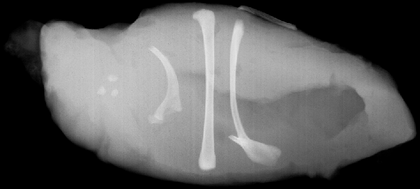
%> input picture Image_Processing/Assignments/chickenfilet_with_bones.tif, 420 x 189 px, shrunk from 712 x 321 before the run
$ octave boundary_extraction_Roberts_operator.m   (GNU Octave 9; MATLAB toolbox functions it lacks are replaced by stand-ins)
%> lines starting %> are read from the running program, lines starting %| are printed output that depends on the picture; in (x1, y1, x2, y2) boxes, pixels count from 0 and x2, y2 are one past the last pixel; in counts of white or black regions, pixels touching at a corner belong together; the program's own positions count from 1
clear
clf
clc

sourceImg = imread('chickenfilet_with_bones.tif');
%> sourceImg is the input picture: size 189x420 uint8; min 0, max 229, mean 92.5
figure, imshow(sourceImg);

grayImg = mat2gray(sourceImg);
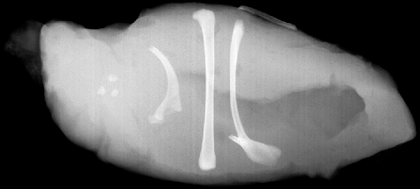
%> grayImg: size 189x420 double; min 0, max 1, mean 0.404
newGrayImg = grayImg;
[height, width] = size(grayImg);
%> height = 189; width = 420
robertsNum = 0;
robertsThreshold = 0.1;
for row = 1:height-1
    for col = 1:width-1
        robertsNum = abs(grayImg(row, col) - grayImg(row+1, col+1)) + abs(grayImg(row+1, col) - grayImg(row, col+1));
        if (robertsNum > robertsThreshold)
            newGrayImg(row, col) = 255;
        else
            newGrayImg(row, col) = 0;
        end
    end
end
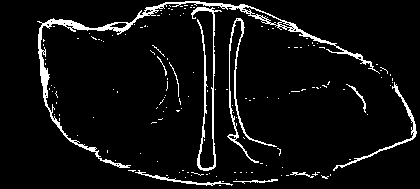
%> newGrayImg: size 189x420 double; 6.1% white in thin lines or dots, all inside (x1, y1, x2, y2) = (37, 1, 417, 186)
figure, imshow(newGrayImg);

$ run again, with Image_Processing/Assignments/noisy_fingerprint.tif copied over Image_Processing/Assignments/chickenfilet_with_bones.tif
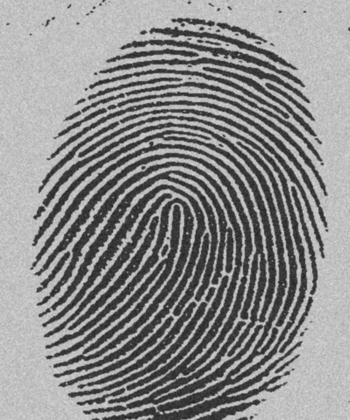
%> input picture Image_Processing/Assignments/noisy_fingerprint.tif, 350 x 420 px, shrunk from 798 x 958 before the run
%> sourceImg is the input picture: size 420x350 uint8; min 32, max 219, mean 140
%> `grayImg = mat2gray(sourceImg);`:
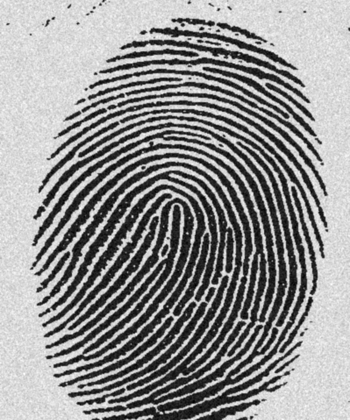
%> grayImg: size 420x350 double; min 0, max 1, mean 0.577
%> `imshow(newGrayImg)`:
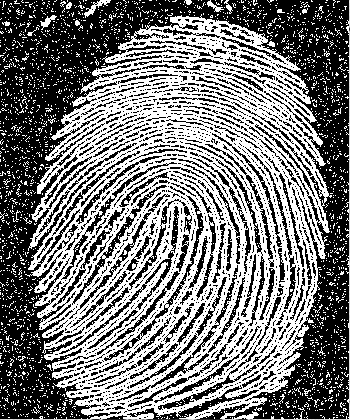
%> displayed picture: size 420x350, on the screen's scale of 0 to 255; min 0, max 255, mean 121.3

$ run again, with Image_Processing/Assignments/ray_trace_bottle.tif copied over Image_Processing/Assignments/chickenfilet_with_bones.tif
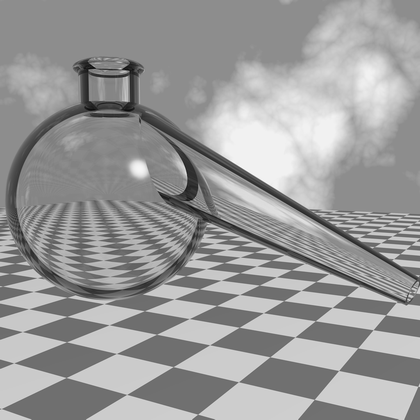
%> input picture Image_Processing/Assignments/ray_trace_bottle.tif, 420 x 420 px, shrunk from 1025 x 1025 before the run
%> sourceImg is the input picture: size 420x420 uint8; min 9, max 251, mean 153.7
%> after the loop `for row = 1:height-1`:
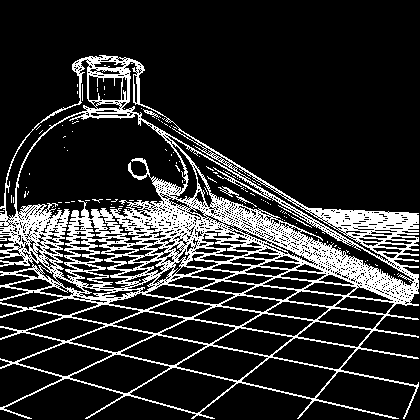
%> newGrayImg: size 420x420 double; min 0, max 255, mean 45
%> `imshow(newGrayImg)`:
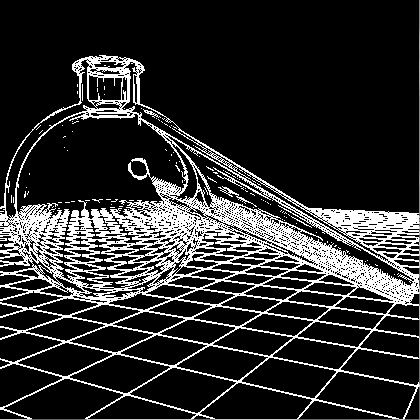
%> displayed picture: size 420x420, on the screen's scale of 0 to 255; min 0, max 255, mean 45.7
